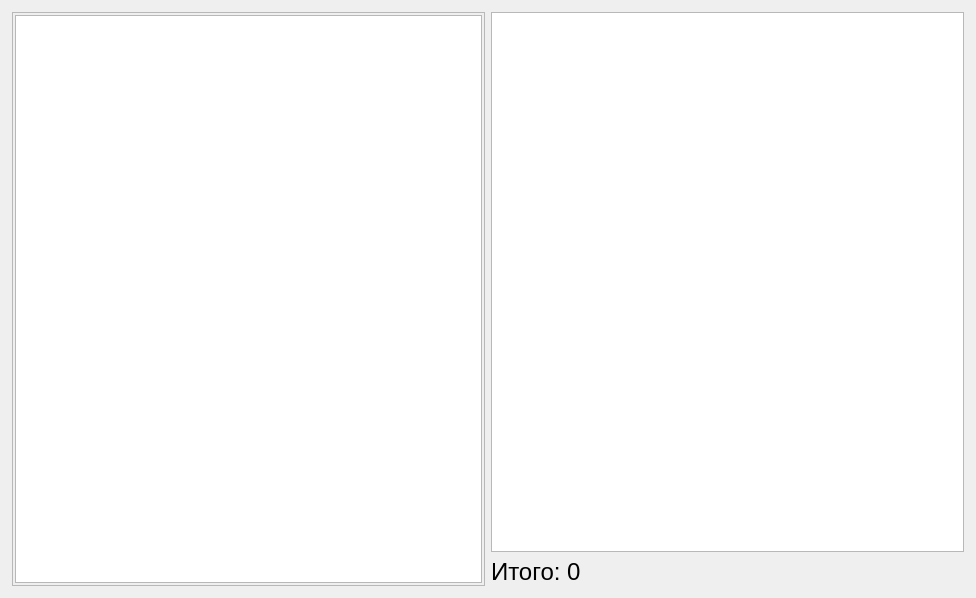
<?xml version="1.0" encoding="UTF-8"?>
<ui version="4.0">
 <class>OrderWindow</class>
 <widget class="QMainWindow" name="OrderWindow">
  <property name="windowModality">
   <enum>Qt::ApplicationModal</enum>
  </property>
  <property name="geometry">
   <rect>
    <x>0</x>
    <y>0</y>
    <width>976</width>
    <height>598</height>
   </rect>
  </property>
  <property name="font">
   <font>
    <pointsize>13</pointsize>
   </font>
  </property>
  <property name="windowTitle">
   <string>Просмотр заказов</string>
  </property>
  <widget class="QWidget" name="centralwidget">
   <layout class="QGridLayout" name="gridLayout">
    <property name="sizeConstraint">
     <enum>QLayout::SetDefaultConstraint</enum>
    </property>
    <property name="leftMargin">
     <number>12</number>
    </property>
    <property name="topMargin">
     <number>12</number>
    </property>
    <property name="rightMargin">
     <number>12</number>
    </property>
    <property name="bottomMargin">
     <number>12</number>
    </property>
    <item row="0" column="0">
     <widget class="QScrollArea" name="scrollArea">
      <property name="widgetResizable">
       <bool>true</bool>
      </property>
      <property name="alignment">
       <set>Qt::AlignLeading|Qt::AlignLeft|Qt::AlignTop</set>
      </property>
      <widget class="QWidget" name="scrollAreaWidgetContents">
       <property name="geometry">
        <rect>
         <x>0</x>
         <y>0</y>
         <width>471</width>
         <height>572</height>
        </rect>
       </property>
       <layout class="QGridLayout" name="gridLayout_4">
        <property name="leftMargin">
         <number>2</number>
        </property>
        <property name="topMargin">
         <number>2</number>
        </property>
        <property name="rightMargin">
         <number>2</number>
        </property>
        <property name="bottomMargin">
         <number>2</number>
        </property>
        <property name="verticalSpacing">
         <number>6</number>
        </property>
        <item row="0" column="1">
         <widget class="QTableWidget" name="orderTableWidget"/>
        </item>
       </layout>
      </widget>
     </widget>
    </item>
    <item row="0" column="2">
     <layout class="QGridLayout" name="gridLayout_2">
      <item row="2" column="0">
       <widget class="QLabel" name="totalLabel">
        <property name="font">
         <font>
          <pointsize>18</pointsize>
         </font>
        </property>
        <property name="text">
         <string>Итого:</string>
        </property>
       </widget>
      </item>
      <item row="0" column="0" colspan="4">
       <widget class="QListWidget" name="orderList">
        <property name="font">
         <font>
          <pointsize>18</pointsize>
         </font>
        </property>
        <property name="selectionMode">
         <enum>QAbstractItemView::NoSelection</enum>
        </property>
        <property name="iconSize">
         <size>
          <width>24</width>
          <height>24</height>
         </size>
        </property>
       </widget>
      </item>
      <item row="2" column="1">
       <widget class="QLabel" name="totalSum">
        <property name="font">
         <font>
          <pointsize>18</pointsize>
         </font>
        </property>
        <property name="text">
         <string>0</string>
        </property>
       </widget>
      </item>
      <item row="2" column="2">
       <spacer name="horizontalSpacer_2">
        <property name="orientation">
         <enum>Qt::Horizontal</enum>
        </property>
        <property name="sizeHint" stdset="0">
         <size>
          <width>40</width>
          <height>20</height>
         </size>
        </property>
       </spacer>
      </item>
     </layout>
    </item>
   </layout>
  </widget>
  <action name="addCategoryMenu">
   <property name="text">
    <string>Добавить категорию</string>
   </property>
  </action>
  <action name="addProductMenu">
   <property name="text">
    <string>Добавить блюдо</string>
   </property>
  </action>
  <action name="exitMenu">
   <property name="text">
    <string>Выход</string>
   </property>
  </action>
  <action name="initTestData">
   <property name="text">
    <string>Загрузить тестовые данные</string>
   </property>
  </action>
 </widget>
 <resources/>
 <connections/>
</ui>
